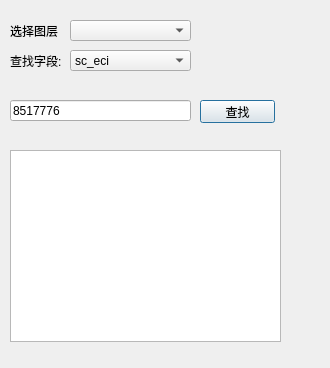
<?xml version="1.0" encoding="UTF-8"?>
<ui version="4.0">
 <class>Dialog</class>
 <widget class="QDialog" name="Dialog">
  <property name="geometry">
   <rect>
    <x>0</x>
    <y>0</y>
    <width>330</width>
    <height>368</height>
   </rect>
  </property>
  <property name="windowTitle">
   <string>Dialog</string>
  </property>
  <widget class="QPushButton" name="pushButton">
   <property name="geometry">
    <rect>
     <x>200</x>
     <y>100</y>
     <width>75</width>
     <height>23</height>
    </rect>
   </property>
   <property name="text">
    <string>查找</string>
   </property>
  </widget>
  <widget class="QLabel" name="label">
   <property name="geometry">
    <rect>
     <x>10</x>
     <y>20</y>
     <width>54</width>
     <height>21</height>
    </rect>
   </property>
   <property name="text">
    <string>选择图层</string>
   </property>
  </widget>
  <widget class="QComboBox" name="comboBox_search_type">
   <property name="geometry">
    <rect>
     <x>70</x>
     <y>50</y>
     <width>121</width>
     <height>21</height>
    </rect>
   </property>
   <item>
    <property name="text">
     <string>sc_eci</string>
    </property>
   </item>
   <item>
    <property name="text">
     <string>sc_cell_name</string>
    </property>
   </item>
  </widget>
  <widget class="QLineEdit" name="lineEdit">
   <property name="geometry">
    <rect>
     <x>10</x>
     <y>100</y>
     <width>181</width>
     <height>21</height>
    </rect>
   </property>
   <property name="text">
    <string>8517776</string>
   </property>
  </widget>
  <widget class="QLabel" name="label_2">
   <property name="geometry">
    <rect>
     <x>10</x>
     <y>50</y>
     <width>54</width>
     <height>21</height>
    </rect>
   </property>
   <property name="text">
    <string>查找字段: </string>
   </property>
  </widget>
  <widget class="QComboBox" name="comboBox_layer">
   <property name="geometry">
    <rect>
     <x>70</x>
     <y>20</y>
     <width>121</width>
     <height>21</height>
    </rect>
   </property>
  </widget>
  <widget class="QListWidget" name="listWidget">
   <property name="geometry">
    <rect>
     <x>10</x>
     <y>150</y>
     <width>271</width>
     <height>192</height>
    </rect>
   </property>
  </widget>
 </widget>
 <resources/>
 <connections/>
</ui>
